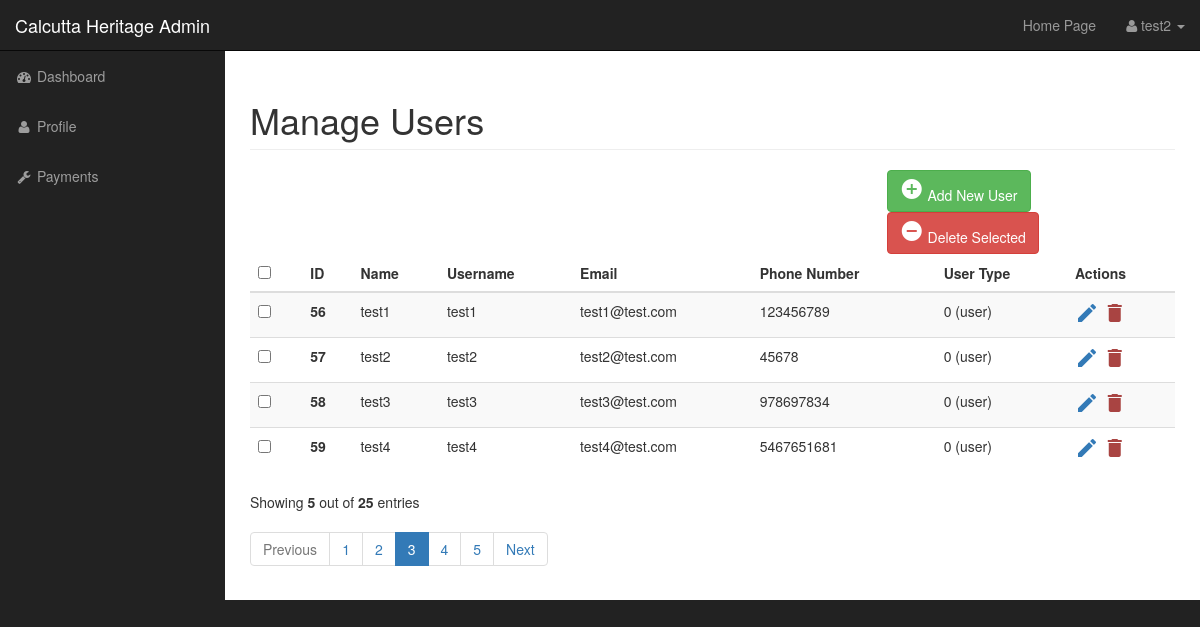
Page /admin/users.php (signed in) on the committed database.
### tables this page shows
CREATE TABLE `users` (
  `user_id` int(5) NOT NULL,
  `name` varchar(100) NOT NULL,
  `username` varchar(50) NOT NULL,
  `user_image` text NOT NULL,
  `email` varchar(50) NOT NULL,
  `phone_number` bigint(10) NOT NULL,
  `password_hash` varchar(255) NOT NULL,
  `user_type` int(4) NOT NULL DEFAULT 0,
  `create_time` timestamp NOT NULL DEFAULT current_timestamp() ON UPDATE current_timestamp()
);

### admin/functions.php (the view, shortened to what this page needs)
<?php
function all_user_details()
{
    global $connection;
    $select_all_query = "SELECT * FROM users";
    $result = mysqli_query($connection, $select_all_query);
    if (mysqli_num_rows($result) > 0) {
        while ($row = mysqli_fetch_assoc($result)) {
            echo '
            <tr>
                <td>
                    <span class="custom-checkbox">';
            echo "        <input type='checkbox' id='{$row['user_id']}' name='options[]' value='{$row['user_id']}'>" .
                '<label for="checkbox1"></label>
                    </span>
                </td>
                <th>
                ' .
                $row['user_id']
                . '
                </th>
                <td>
                ' .
                $row['name']
                . '
                </td>
                <td>
                ' .
                $row["username"]
                . '
                </td>
                <td>
                ' .
                $row['email']
                . '
                </td>
                <td>
                ' .
                $row['phone_number']
                . '
                </td>
                <td>
                ' .
                $row['user_type'];
            echo $row['user_type'] == 1 ? ' (admin)' : ' (user)';
            echo
                "
                </td>
                <td>
                <a href='#editEmployeeModal' class='edit' data-toggle='modal'><i class='material-icons' data-toggle='tooltip' title='Edit'>&#xE254;</i></a>
                <a href='#' id='{$row['user_id']}' class='delete text-danger confirm_delete_btn' data-toggle='modal'><i class='material-icons' data-toggle='tooltip' title='Delete'>&#xE872;</i></a>
                </td>
            </tr>
        ";
        }
    } else {
        echo "
            <tr>
                <td colspan='8'>No Record Found!</td>
            </tr>";
    }
}

### admin/css/sb-admin.css (style rules this page uses)
body { margin-top: 100px; background-color: #222; }
@media (min-width:768px) { body { margin-top: 50px; } }

### rows in the picture
users: user_id "56", name "test1", username "test1", email "test1@test.com", phone_number "123456789", user_type "0", shows "(user)"
users: user_id "57", name "test2", username "test2", email "test2@test.com", phone_number "45678", user_type "0", shows "(user)"
users: user_id "58", name "test3", username "test3", email "test3@test.com", phone_number "978697834", user_type "0", shows "(user)"
users: user_id "59", name "test4", username "test4", email "test4@test.com", phone_number "5467651681", user_type "0", shows "(user)"

### other values in the picture
$_SESSION['name'] "test2"
